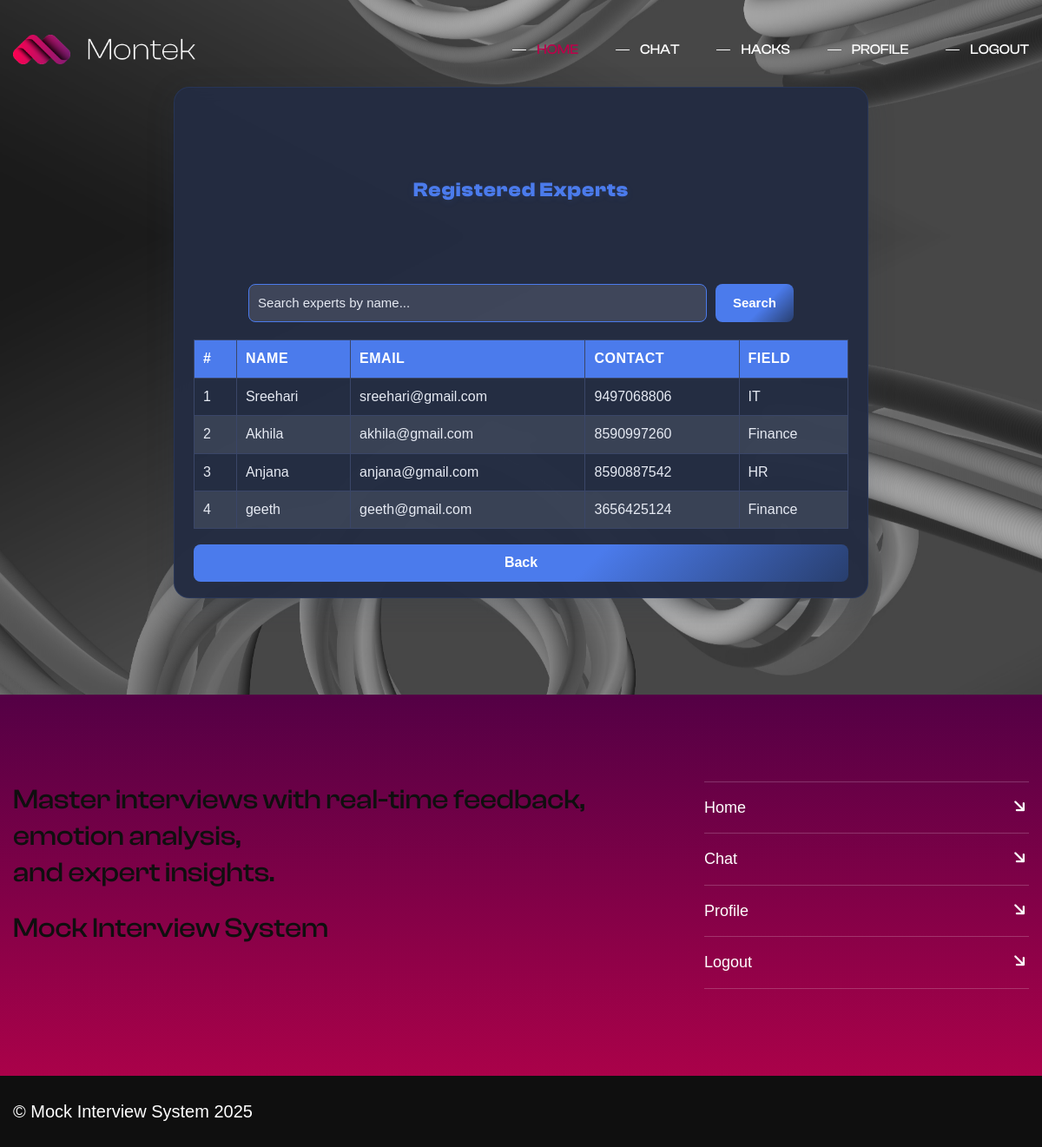
/viewexpert/, run on the app's committed database.
### mockapp/models.py (models this page shows)
class Experts(models.Model):
    GENDER_CHOICES = [
        ('M', 'Male'),
        ('F', 'Female'),
        ('O', 'Other'),
    ]
    name = models.CharField(max_length=100)
    gender = models.CharField(max_length=1, choices=GENDER_CHOICES)
    dob = models.DateField()
    contact = models.CharField(max_length=15)
    field=models.CharField(max_length=100,default=0)
    experience=models.CharField(max_length=100,default=0)
    Login_id = models.OneToOneField(Login, on_delete=models.CASCADE)

class Login(models.Model):
    email = models.EmailField(unique=True)
    password = models.CharField(max_length=100)
    user_type=models.CharField(max_length=10)
    status=models.BooleanField(default=0)

### mockapp/views.py (the view)
# urls.py: path('viewexpert/',views.view_experts, name='viewexpert'),
def view_experts(request):
    search_query = request.GET.get('search', '')  # Get the search term from the query parameters
    if search_query:
        experts = Experts.objects.filter(name__icontains=search_query)  # Filter experts by name
    else:
        experts = Experts.objects.all()  # Show all experts if no search term is provided
    return render(request, 'viewexpert.html', {'experts': experts})

### mockapp/templates/viewexpert.html (shortened to what this page needs)
{% extends "header.html" %}
{% load static %}
{% block content %}
<div class="experts-bg">
    <div class="experts-frame">
        <h1>Registered Experts</h1>
        <form method="GET" class="search-bar">
            <input type="text" name="search" placeholder="Search experts by name..." value="{{ request.GET.search }}">
            <button type="submit">Search</button>
        </form>
        <table>
            <thead>
                <tr>
                    <th>#</th>
                    <th>Name</th>
                    <th>Email</th>
                    <th>Contact</th>
                    <th>Field</th>
                </tr>
            </thead>
            <tbody>
                {% for expert in experts %}
                <tr>
                    <td>{{ forloop.counter }}</td>
                    <td>{{ expert.name }}</td>
                    <td>{{ expert.Login_id.email }}</td>
                    <td>{{ expert.contact }}</td>
                    <td>{{ expert.field}}</td>
                </tr>
                {% empty %}
                <tr>
                    <td colspan="5" class="no-data">No experts found.</td>
                </tr>
                {% endfor %}
            </tbody>
        </table>
        <a href="javascript:history.back()" class="back-btn">Back</a>
    </div>
</div>
{% endblock %}

### mockapp/templates/header.html (shortened to what this page needs)
{% load static %}
<!DOCTYPE html>
<html>
<head>
<link href="{% static 'user/assets/css/bootstrap.css' %}" rel="stylesheet">
<link href="{% static 'user/assets/css/style.css' %}" rel="stylesheet">
<link href="{% static 'user/assets/css/responsive.css' %}" rel="stylesheet">
</head>
<body>
	<header class="main-header">
		<div class="header-lower">
			<div class="auto-container">
				<div class="inner-container">
					<div class="d-flex justify-content-between align-items-center flex-wrap">
						<div class="logo-box">
							<div class="logo"><a href="index.html"><img src="assets/images/logo.png" alt="" title=""></a></div>
						</div>
						<div class="nav-outer d-flex flex-wrap">
							<nav class="main-menu navbar-expand-md">
								<div class="navbar-collapse collapse clearfix" id="navbarSupportedContent">
									<ul class="navigation clearfix">
										<li><a href="../user/">Home</a></li>
										<li><a href="../chat/">Chat</a></li>
										<li><a href="{% url 'view_tips' %}">Hacks</a></li>
										<li><a href="{% url 'profile' %}">Profile</a></li>
										<li><a href="..//logout">Logout</a></li>
									</ul>
								</div>
							</nav>
						</div>
					</div>
				</div>
			</div>
	</header>
     <div>
	{% block content %}
    {% endblock %}</div>
	<footer class="main-footer">
		<div class="auto-container">
			<div class="widgets-section">
				<div class="row clearfix">
					<div class="footer-column col-lg-8 col-md-12 col-sm-12">
						<div class="footer-text"><h3>Master interviews with real-time feedback, <br>emotion analysis, <br>and expert insights.</h3></div>
						<br><h3>Mock Interview System</h3>
					</div>
					<div class="footer-column col-lg-4 col-md-12 col-sm-12">
						<ul class="footer_navs">
							<li><a href="../user/">Home <i class="fa-solid fa-arrow-right fa-fw"></i></a></li>
							<li><a href="../chat/">Chat <i class="fa-solid fa-arrow-right fa-fw"></i></a></li>
							<li><a href="{% url 'profile' %}">Profile<i class="fa-solid fa-arrow-right fa-fw"></i></a></li>
							<li><a href="{% url 'logout' %}">Logout <i class="fa-solid fa-arrow-right fa-fw"></i></a></li>
						</ul>
					</div>
				</div>
			</div>
		</div>
		<div class="footer-bottom">
			<div class="auto-container">
				<div class="d-flex justify-content-between align-items-center flex-wrap">
					<div class="footer_copyright">&copy; Mock Interview System 2025</div>
				</div>
			</div>
		</div>
	</footer>
</body>
</html>

### mockapp/static/user/assets/css/style.css (style rules this page uses)
.row { display: flex; flex-wrap: wrap; }
html { scroll-behavior: smooth; }

### mockapp/static/user/assets/css/responsive.css (style rules this page uses)
@media only screen and (max-width: 1300px) { .main-header .main-menu .navigation > li > a { font-size: 16px; } }

### mockapp/static/user/assets/css/global.css (style rules this page uses)
:root { --main-color: rgb(186,2,74); --main-color-rgb:186,2,74; --color-two: rgb(84,0,69); --color-two-rgb:84,0,69; --color-three: rgb(18,12,18); --color-three-rgb:18,12,18; --color-four: rgb(15,15,15); --color-four-rgb:15,15,15; --white-color:rgb(255,255,255); --white-color-rgb:255,255,255; --black-color:rgb(0,0,0); --black-color-rgb:0,0,0; }
* { margin:0px; padding:0px; border:none; outline:none; }
body { font-family: 'Clash Display'; line-height:1.6em; font-weight:400; font-size:14px; -webkit-font-smoothing: antialiased; -moz-font-smoothing: antialiased; }
i { font-style: normal; }
a { text-decoration:none; cursor:pointer; transition:all 0.3s ease; -moz-transition:all 0.3s ease; -webkit-transition:all 0.3s ease; -ms-transition:all 0.3s ease; -o-transition:all 0.3s ease; color:var(--main-color); }
button, a:hover,a:focus,a:visited { text-decoration:none; outline:none !important; }
h1,h2,h3,h4,h5,h6 { position:relative; margin:0px; background:none; color:var(--color-four); font-family: 'Clash Display'; }
h1 { line-height:180px; font-size:200px; font-weight: 700; }
h3 { line-height:42px; font-size:32px; }
.auto-container { position:static; max-width:1530px; padding:0px 15px; margin:0 auto; }
ul,li { list-style:none; padding:0px; margin:0px; }
img { display:inline-block; max-width:100%; }
img { display:inline-block; max-width:100%; height:auto; }

### mockapp/static/user/assets/css/footer.css (style rules this page uses)
.main-footer { position:relative; background: var(--main-color); background: linear-gradient(to top, var(--main-color) 0%, var(--color-two) 100%); }
.main-footer .widgets-section { position:relative; padding:100px 0px 70px; }
.main-footer .footer-column { position:relative; padding-bottom:30px; }
.footer-text { position:relative; font-size:18px; line-height:28px; color: var(--white-color); }
.footer_navs { position:relative; }
.footer_navs li { position:relative; border-top: 1px solid rgba(var(--white-color-rgb), 0.20); }
.footer_navs li:last-child { border-bottom: 1px solid rgba(var(--white-color-rgb), 0.20); }
.footer_navs li a { position:relative; font-size:18px; display:block; font-weight:400; padding:18px 0px; color: var(--white-color); }
.footer_navs li a i { position:absolute; right:0px; transform:rotate(45deg); -webkit-transition:all 300ms ease; -moz-transition:all 300ms ease; -ms-transition:all 300ms ease; -o-transition:all 300ms ease; transition:all 300ms ease; }
.footer-bottom { position:relative; padding:30px 0px; background-color:var(--color-four); }
.footer_copyright { position:relative; font-size:20px; color:var(--white-color); }

### data on the page
Experts: name "Sreehari", Login_id.email "sreehari@gmail.com", contact "9497068806", field "IT"
Experts: name "Akhila", Login_id.email "akhila@gmail.com", contact "8590997260", field "Finance"
Experts: name "Anjana", Login_id.email "anjana@gmail.com", contact "8590887542", field "HR"
Experts: name "geeth", Login_id.email "geeth@gmail.com", contact "3656425124", field "Finance"
